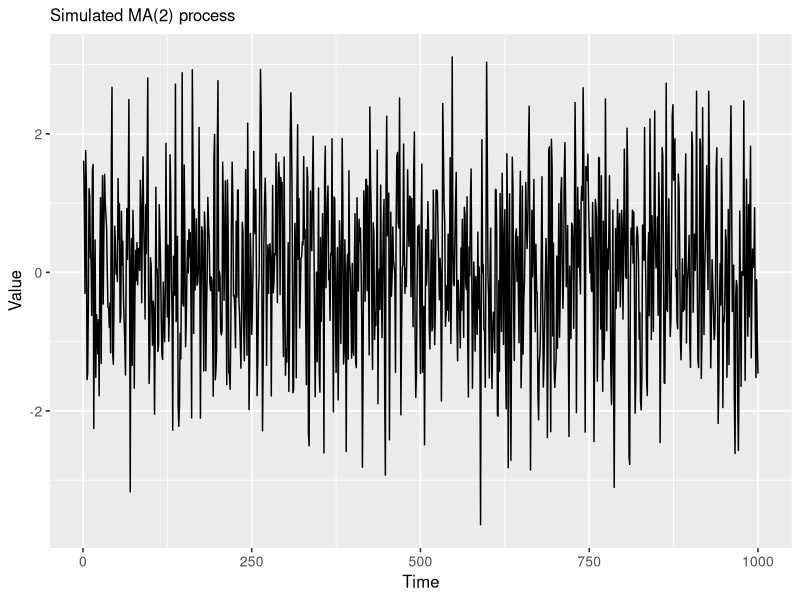

This figure's R source:

## =====================================================
## 1. Prepare environment & set working directory
## =====================================================

library(ggplot2)

# Set working directory (optional for RStudio users)
if (requireNamespace("rstudioapi", quietly = TRUE) && rstudioapi::isAvailable()) {
  setwd(dirname(rstudioapi::getActiveDocumentContext()$path))
}

## =====================================================
## 2. Define function to simulate an MA(2) process
## =====================================================

simulate_ma2 <- function(n, theta1, theta2, sigma) {
  eps <- rnorm(n + 2, sd = sigma)
  x   <- numeric(n)
  for (i in 1:n) {
    x[i] <- eps[i + 2] + theta1 * eps[i + 1] + theta2 * eps[i]
  }
  x
}

## =====================================================
## 3. Simulate MA(2) series
## =====================================================

set.seed(123)  # For reproducibility

n      <- 1000  # Length of the time series
theta1 <- 0.5   # First MA parameter
theta2 <- -0.3  # Second MA parameter
sigma  <- 1     # Standard deviation of the noise

ma2_data <- simulate_ma2(n, theta1, theta2, sigma)

df_ma2 <- data.frame(
  time  = 1:n,
  value = ma2_data
)

## =====================================================
## 4. Plot and save the simulated MA(2) series
## =====================================================

p_ma2 <- ggplot(df_ma2, aes(x = time, y = value)) +
  geom_line() +
  labs(title = "Simulated MA(2) process", x = "Time", y = "Value") +
  theme_gray(base_size = 12) +
  theme(plot.title = element_text(size = 12),
        axis.text = element_text(size = 10))

ggsave("simulated-ma2.png", plot = p_ma2, width = 7, height = 3.5, dpi = 300)
